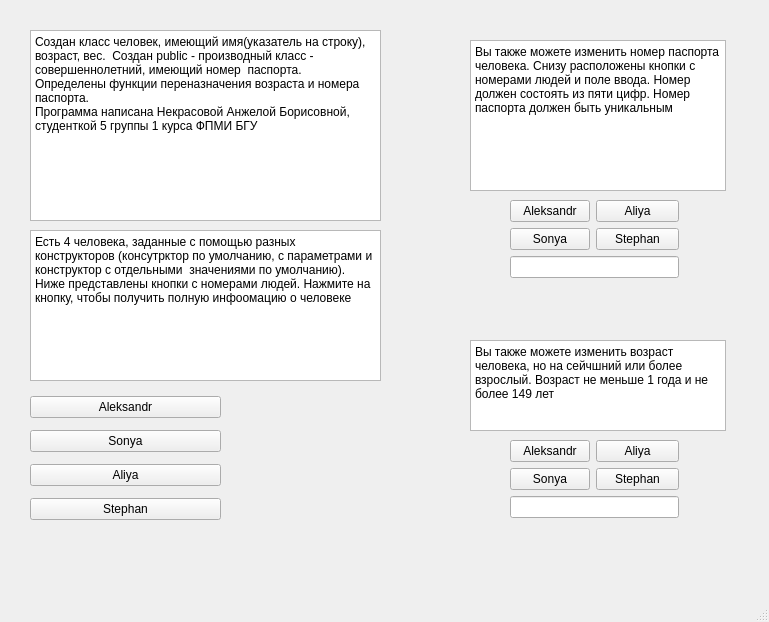
<?xml version="1.0" encoding="UTF-8"?>
<ui version="4.0">
 <class>MainWindow</class>
 <widget class="QMainWindow" name="MainWindow">
  <property name="geometry">
   <rect>
    <x>0</x>
    <y>0</y>
    <width>769</width>
    <height>622</height>
   </rect>
  </property>
  <property name="windowTitle">
   <string>MainWindow</string>
  </property>
  <widget class="QWidget" name="centralwidget">
   <widget class="QTextBrowser" name="textBrowser">
    <property name="geometry">
     <rect>
      <x>30</x>
      <y>30</y>
      <width>351</width>
      <height>191</height>
     </rect>
    </property>
    <property name="html">
     <string>&lt;!DOCTYPE HTML PUBLIC &quot;-//W3C//DTD HTML 4.0//EN&quot; &quot;http://www.w3.org/TR/REC-html40/strict.dtd&quot;&gt;
&lt;html&gt;&lt;head&gt;&lt;meta name=&quot;qrichtext&quot; content=&quot;1&quot; /&gt;&lt;meta charset=&quot;utf-8&quot; /&gt;&lt;style type=&quot;text/css&quot;&gt;
p, li { white-space: pre-wrap; }
hr { height: 1px; border-width: 0; }
li.unchecked::marker { content: &quot;\2610&quot;; }
li.checked::marker { content: &quot;\2612&quot;; }
&lt;/style&gt;&lt;/head&gt;&lt;body style=&quot; font-family:'Segoe UI'; font-size:9pt; font-weight:400; font-style:normal;&quot;&gt;
&lt;p style=&quot; margin-top:0px; margin-bottom:0px; margin-left:0px; margin-right:0px; -qt-block-indent:0; text-indent:0px;&quot;&gt;Создан класс человек, имеющий имя(указатель на строку), возраст, вес.  Создан public - производный класс - совершеннолетний, имеющий номер  паспорта. Определены функции переназначения возраста и номера паспорта.&lt;/p&gt;
&lt;p style=&quot; margin-top:0px; margin-bottom:0px; margin-left:0px; margin-right:0px; -qt-block-indent:0; text-indent:0px;&quot;&gt;Программа написана Некрасовой Анжелой Борисовной, студенткой 5 группы 1 курса ФПМИ БГУ&lt;/p&gt;&lt;/body&gt;&lt;/html&gt;</string>
    </property>
   </widget>
   <widget class="QTextBrowser" name="textBrowser_2">
    <property name="geometry">
     <rect>
      <x>30</x>
      <y>230</y>
      <width>351</width>
      <height>151</height>
     </rect>
    </property>
    <property name="html">
     <string>&lt;!DOCTYPE HTML PUBLIC &quot;-//W3C//DTD HTML 4.0//EN&quot; &quot;http://www.w3.org/TR/REC-html40/strict.dtd&quot;&gt;
&lt;html&gt;&lt;head&gt;&lt;meta name=&quot;qrichtext&quot; content=&quot;1&quot; /&gt;&lt;meta charset=&quot;utf-8&quot; /&gt;&lt;style type=&quot;text/css&quot;&gt;
p, li { white-space: pre-wrap; }
hr { height: 1px; border-width: 0; }
li.unchecked::marker { content: &quot;\2610&quot;; }
li.checked::marker { content: &quot;\2612&quot;; }
&lt;/style&gt;&lt;/head&gt;&lt;body style=&quot; font-family:'Segoe UI'; font-size:9pt; font-weight:400; font-style:normal;&quot;&gt;
&lt;p style=&quot; margin-top:0px; margin-bottom:0px; margin-left:0px; margin-right:0px; -qt-block-indent:0; text-indent:0px;&quot;&gt;Есть 4 человека, заданные с помощью разных конструкторов (консутрктор по умолчанию, с параметрами и конструктор с отдельными  значениями по умолчанию). Ниже представлены кнопки с номерами людей. Нажмите на кнопку, чтобы получить полную инфоомацию о человеке&lt;/p&gt;&lt;/body&gt;&lt;/html&gt;</string>
    </property>
   </widget>
   <widget class="QWidget" name="verticalLayoutWidget">
    <property name="geometry">
     <rect>
      <x>30</x>
      <y>390</y>
      <width>191</width>
      <height>139</height>
     </rect>
    </property>
    <layout class="QVBoxLayout" name="verticalLayout">
     <item>
      <widget class="QPushButton" name="pushButton">
       <property name="text">
        <string>Aleksandr</string>
       </property>
      </widget>
     </item>
     <item>
      <widget class="QPushButton" name="pushButton_2">
       <property name="text">
        <string>Sonya</string>
       </property>
      </widget>
     </item>
     <item>
      <widget class="QPushButton" name="pushButton_3">
       <property name="text">
        <string>Aliya</string>
       </property>
      </widget>
     </item>
     <item>
      <widget class="QPushButton" name="pushButton_4">
       <property name="text">
        <string>Stephan</string>
       </property>
      </widget>
     </item>
    </layout>
   </widget>
   <widget class="QTextBrowser" name="textBrowser_3">
    <property name="geometry">
     <rect>
      <x>470</x>
      <y>40</y>
      <width>256</width>
      <height>151</height>
     </rect>
    </property>
    <property name="html">
     <string>&lt;!DOCTYPE HTML PUBLIC &quot;-//W3C//DTD HTML 4.0//EN&quot; &quot;http://www.w3.org/TR/REC-html40/strict.dtd&quot;&gt;
&lt;html&gt;&lt;head&gt;&lt;meta name=&quot;qrichtext&quot; content=&quot;1&quot; /&gt;&lt;meta charset=&quot;utf-8&quot; /&gt;&lt;style type=&quot;text/css&quot;&gt;
p, li { white-space: pre-wrap; }
hr { height: 1px; border-width: 0; }
li.unchecked::marker { content: &quot;\2610&quot;; }
li.checked::marker { content: &quot;\2612&quot;; }
&lt;/style&gt;&lt;/head&gt;&lt;body style=&quot; font-family:'Segoe UI'; font-size:9pt; font-weight:400; font-style:normal;&quot;&gt;
&lt;p style=&quot; margin-top:0px; margin-bottom:0px; margin-left:0px; margin-right:0px; -qt-block-indent:0; text-indent:0px;&quot;&gt;Вы также можете изменить номер паспорта человека. Снизу расположены кнопки с номерами людей и поле ввода. Номер должен состоять из пяти цифр. Номер паспорта должен быть уникальным&lt;/p&gt;&lt;/body&gt;&lt;/html&gt;</string>
    </property>
   </widget>
   <widget class="QWidget" name="formLayoutWidget">
    <property name="geometry">
     <rect>
      <x>510</x>
      <y>200</y>
      <width>169</width>
      <height>102</height>
     </rect>
    </property>
    <layout class="QFormLayout" name="formLayout">
     <item row="0" column="0">
      <widget class="QPushButton" name="pushButton_5">
       <property name="text">
        <string>Aleksandr</string>
       </property>
      </widget>
     </item>
     <item row="0" column="1">
      <widget class="QPushButton" name="pushButton_7">
       <property name="text">
        <string>Aliya</string>
       </property>
      </widget>
     </item>
     <item row="1" column="0">
      <widget class="QPushButton" name="pushButton_6">
       <property name="text">
        <string>Sonya</string>
       </property>
      </widget>
     </item>
     <item row="1" column="1">
      <widget class="QPushButton" name="pushButton_8">
       <property name="text">
        <string>Stephan</string>
       </property>
      </widget>
     </item>
     <item row="2" column="0" colspan="2">
      <widget class="QLineEdit" name="lineEdit"/>
     </item>
    </layout>
   </widget>
   <widget class="QTextBrowser" name="textBrowser_4">
    <property name="geometry">
     <rect>
      <x>470</x>
      <y>340</y>
      <width>256</width>
      <height>91</height>
     </rect>
    </property>
    <property name="html">
     <string>&lt;!DOCTYPE HTML PUBLIC &quot;-//W3C//DTD HTML 4.0//EN&quot; &quot;http://www.w3.org/TR/REC-html40/strict.dtd&quot;&gt;
&lt;html&gt;&lt;head&gt;&lt;meta name=&quot;qrichtext&quot; content=&quot;1&quot; /&gt;&lt;meta charset=&quot;utf-8&quot; /&gt;&lt;style type=&quot;text/css&quot;&gt;
p, li { white-space: pre-wrap; }
hr { height: 1px; border-width: 0; }
li.unchecked::marker { content: &quot;\2610&quot;; }
li.checked::marker { content: &quot;\2612&quot;; }
&lt;/style&gt;&lt;/head&gt;&lt;body style=&quot; font-family:'Segoe UI'; font-size:9pt; font-weight:400; font-style:normal;&quot;&gt;
&lt;p style=&quot; margin-top:0px; margin-bottom:0px; margin-left:0px; margin-right:0px; -qt-block-indent:0; text-indent:0px;&quot;&gt;Вы также можете изменить возраст человека, но на сейчшний или более взрослый. Возраст не меньше 1 года и не более 149 лет&lt;/p&gt;&lt;/body&gt;&lt;/html&gt;</string>
    </property>
   </widget>
   <widget class="QWidget" name="formLayoutWidget_2">
    <property name="geometry">
     <rect>
      <x>510</x>
      <y>440</y>
      <width>169</width>
      <height>102</height>
     </rect>
    </property>
    <layout class="QFormLayout" name="formLayout_2">
     <item row="0" column="0">
      <widget class="QPushButton" name="pushButton_9">
       <property name="text">
        <string>Aleksandr</string>
       </property>
      </widget>
     </item>
     <item row="0" column="1">
      <widget class="QPushButton" name="pushButton_11">
       <property name="text">
        <string>Aliya</string>
       </property>
      </widget>
     </item>
     <item row="1" column="0">
      <widget class="QPushButton" name="pushButton_10">
       <property name="text">
        <string>Sonya</string>
       </property>
      </widget>
     </item>
     <item row="1" column="1">
      <widget class="QPushButton" name="pushButton_12">
       <property name="text">
        <string>Stephan</string>
       </property>
      </widget>
     </item>
     <item row="2" column="0" colspan="2">
      <widget class="QLineEdit" name="lineEdit_2"/>
     </item>
    </layout>
   </widget>
   <widget class="QLabel" name="label">
    <property name="geometry">
     <rect>
      <x>240</x>
      <y>390</y>
      <width>131</width>
      <height>131</height>
     </rect>
    </property>
    <property name="text">
     <string/>
    </property>
    <property name="pixmap">
     <pixmap resource="rec.qrc">:/rec/friends.jpg</pixmap>
    </property>
   </widget>
  </widget>
  <widget class="QMenuBar" name="menubar">
   <property name="geometry">
    <rect>
     <x>0</x>
     <y>0</y>
     <width>769</width>
     <height>25</height>
    </rect>
   </property>
  </widget>
  <widget class="QStatusBar" name="statusbar"/>
 </widget>
 <resources>
  <include location="rec.qrc"/>
 </resources>
 <connections/>
</ui>
